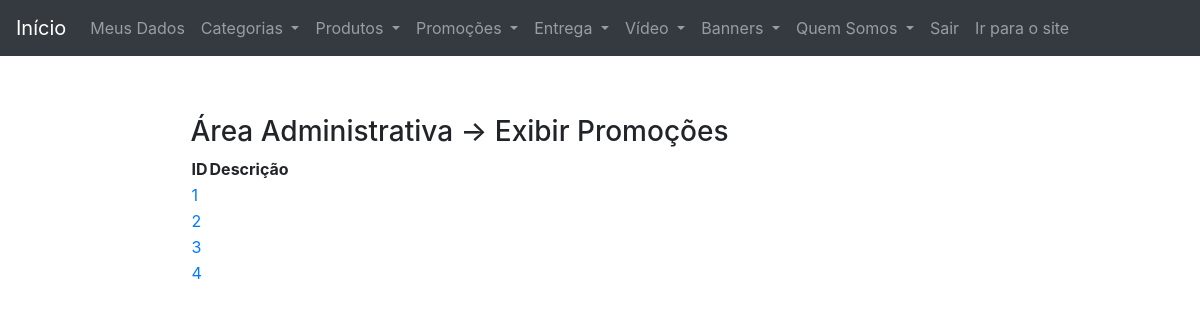
Screenshot of /contentmanage/views/admin/show_promotions.php (signed in) with the database file from the repository.
### tables this page shows
CREATE TABLE `promotion` (
  `id` int(11) NOT NULL,
  `description` text,
  `image` varchar(500) NOT NULL
);

### contentmanage/include/connect.php (called while the page is built, shortened)
<?php
class Connect {
	private static $instance;
	public static function getInstance() {
		if (! isset ( self::$instance )) {
			self::$instance = new PDO ( 'mysql:host=localhost;dbname=contentmanage;charset=utf8',
			 'adriano', '453231' );
			self::$instance->setAttribute ( \PDO::ATTR_ERRMODE, \PDO::ERRMODE_EXCEPTION );
			self::$instance->setAttribute ( \PDO::ATTR_ORACLE_NULLS, \PDO::NULL_EMPTY_STRING );
		}
		return self::$instance;
	}
}

### contentmanage/models/Promotion.php (called while the page is built, shortened)
<?php
include_once CONNECT . 'connect.php';
class Promotion
{
	private static $connect;
	public static function getAllPromotions() {
		self::$connect = Connect::getInstance ();
		$response = self::$connect->query ( "select * from promotion" );
		$products = $response->fetchAll ( PDO::FETCH_ASSOC );
		self::$connect = null;
		return $products;
	}
}

### contentmanage/views/admin/show_promotions.php (the view, shortened to what this page needs)
<!DOCTYPE html>
<html>
<head>
	<?php include_once 'include/links.php' ?>
</head>
<body>
	<?php include_once 'include/menu.php' ?>
	<?php
		include_once MODEL . 'Promotion.php';
		$promotions = Promotion::getAllPromotions();
	?>
	<div class="container-fluid">
		<div class="panel-body"
			style="width: 70%; margin-left: auto;
			margin-right: auto; margin-top: 5%;">
			<h3>Área Administrativa -> Exibir Promoções</h3>
			<?php if ($promotions) {
			?>
			<table id="table" class="display">
				<thead>
					<tr>
						<th>ID</th>
						<th>Descrição</th>
					</tr>
				</thead>
				<tbody>
					<?php
					foreach ($promotions as $promotion) {
						echo "
						<tr>
							<td>
								<a href='../../control/PromotionControl.php?key=edit&id={$promotion ['id']}'
								 title='Detalhes'>
									{$promotion ['id']}
								</a>
							</td>
							<td>{$promotion ['description']}</td>
						</tr>
						";
					}
					?>
				</tbody>
			</table>
			<?php
			} ?>
		</div>
	</div>
</body>
</html>

### rows the page displays
promotion: id "1"
promotion: id "2"
promotion: id "3"
promotion: id "4"
